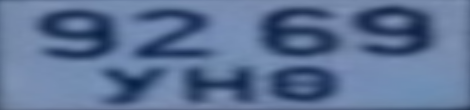
#> input picture scripts/mlub-mongolian-car-plate-prediction/training/training/0008.png, 470 x 110 px
$ python -i test6.py   (imports and definitions only)
#> lines starting #> are read from the running program, lines starting #| are printed output that depends on the picture
import os
import cv2
import pandas as pd
from ultralytics import YOLO
import numpy as np
import re

# Load character detection model
# [1 line that did not run here, left out]

# Mapping from class indices to characters
char_map = {i: str(i) for i in range(10)}
# [6 lines not run here, left out]

# Paths
image_folder = 'mlub-mongolian-car-plate-prediction/training/training'
csv_path = 'mlub-mongolian-car-plate-prediction/training.csv'

# Load CSV
df = pd.read_csv(csv_path)
#> (reads scripts/mlub-mongolian-car-plate-prediction/training.csv from the repository)
#> further down, picture is the input picture: shape (110, 470, 3); mean B, G, R 150.6, 114.7, 92.9

correct = 0
total = 0

def apply_clahe(image):
    """Enhance contrast using CLAHE."""
    lab = cv2.cvtColor(image, cv2.COLOR_BGR2LAB)
#> lab: shape (110, 470, 3); mean of channels 0, 1, 2 121.6, 129.7, 105.8
    l, a, b = cv2.split(lab)
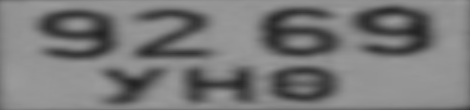
#> l: shape (110, 470); min 33, max 155, mean 121.6
    clahe = cv2.createCLAHE(clipLimit=3.0, tileGridSize=(8, 8))
    cl = clahe.apply(l)
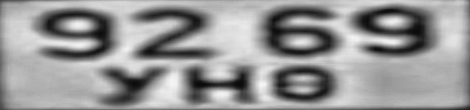
#> cl: shape (110, 470); min 9, max 245, mean 150.7
    enhanced = cv2.merge((cl, a, b))
#> enhanced: shape (110, 470, 3); mean of channels 0, 1, 2 150.7, 129.7, 105.8
    return cv2.cvtColor(enhanced, cv2.COLOR_LAB2BGR)
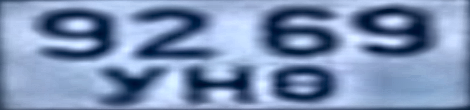
#> returned value: shape (110, 470, 3); mean B, G, R 182.1, 145.4, 123.2

def denoise_and_sharpen(image):
    """Denoise and apply sharpening filter."""
    denoised = cv2.fastNlMeansDenoisingColored(image, None, 10, 10, 7, 21)
    kernel = np.array([[0, -1, 0],
                       [-1, 5, -1],
                       [0, -1, 0]])
    sharpened = cv2.filter2D(denoised, -1, kernel)
    return sharpened

def clean_and_validate_plate(predicted):
    """
    Cleans and validates the predicted plate number.
    Tries to fix common mistakes and ensure pattern validity.
    """
    fixes = {
        'О': '0', '0': '0',
        'В': '8', '8': '8',
        'С': 'C', 'З': '3',
        'Т': 'T', 'А': 'A',
    }
    cleaned = ''.join(fixes.get(ch, ch) for ch in predicted)

    # Valid Mongolian pattern: 4 digits + 3 Mongolian capital letters
    if re.match(r'^\d{4}[А-ЯӨҮ]{3}$', cleaned):
        return cleaned
    else:
        return predicted  # fallback to original if invalid

# [39 lines not run here, left out]

# Accuracy summary
accuracy = (correct / total) * 100 if total > 0 else 0
# [1 line not run here, left out]

# Note: Further improve by fine-tuning char_model on real video samples.

>>> import cv2
>>> picture = cv2.imread('mlub-mongolian-car-plate-prediction/training/training/0008.png')
>>> result = apply_clahe(picture)
